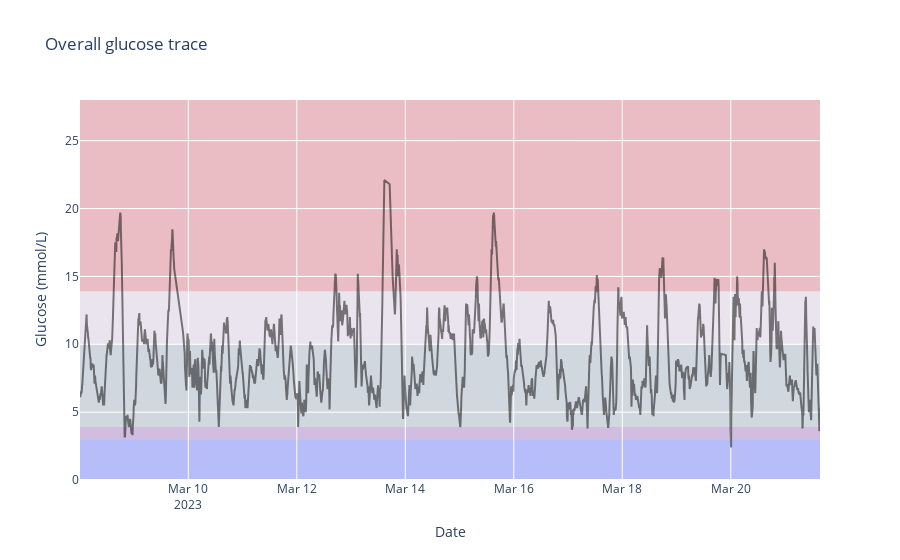

The cell this chart's notebook holds for it:
### Code cell
visualisations.glucose_trace(dxcm1_transformed.data)

### Figure 1 — Plotly figure (JSON) as saved in the notebook; plotly's stock layout.template omitted (floating-point values rounded to 4 significant figures; data arrays with more than 128 entries replaced by an {"elided": "..."} marker saying what was removed)
{"data": [{"line": {"color": "black"}, "name": "Glucose trace", "opacity": 0.5, "showlegend": false, "type": "scatter", "x": {"elided": "3824 str values"}, "y": {"elided": "3824 float values"}}], "layout": {"shapes": [{"fillcolor": "blue", "layer": "below", "line": {"width": 0}, "opacity": 0.2, "type": "rect", "x0": 0, "x1": 1, "xref": "x domain", "y0": "0", "y1": "3", "yref": "y"}, {"fillcolor": "purple", "layer": "below", "line": {"width": 0}, "opacity": 0.2, "type": "rect", "x0": 0, "x1": 1, "xref": "x domain", "y0": "3", "y1": "3.9", "yref": "y"}, {"fillcolor": "grey", "layer": "below", "line": {"width": 0}, "opacity": 0.2, "type": "rect", "x0": 0, "x1": 1, "xref": "x domain", "y0": "3.9", "y1": "10", "yref": "y"}, {"fillcolor": "pink", "layer": "below", "line": {"width": 0}, "opacity": 0.2, "type": "rect", "x0": 0, "x1": 1, "xref": "x domain", "y0": "10", "y1": "13.9", "yref": "y"}, {"fillcolor": "red", "layer": "below", "line": {"width": 0}, "opacity": 0.2, "type": "rect", "x0": 0, "x1": 1, "xref": "x domain", "y0": "13.9", "y1": "28", "yref": "y"}], "title": {"text": "Overall glucose trace"}, "xaxis": {"title": {"text": "Date"}}, "yaxis": {"title": {"text": "Glucose (mmol/L)"}}}}
